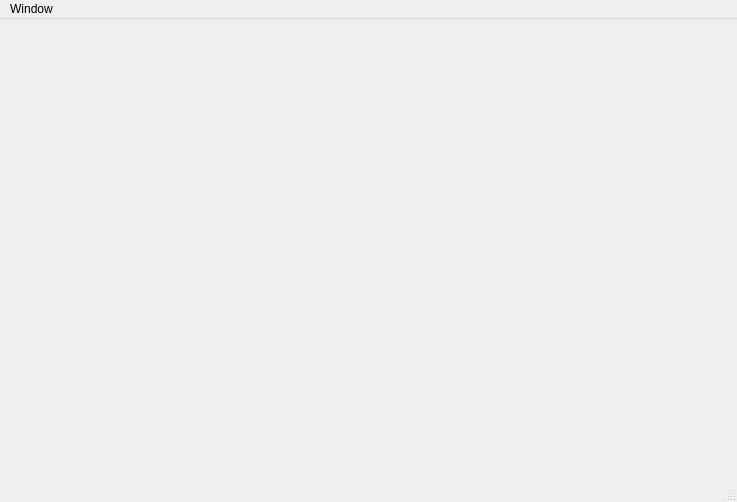
<?xml version="1.0" encoding="UTF-8"?>
<ui version="4.0">
 <class>HexWindow</class>
 <widget class="QMainWindow" name="HexWindow">
  <property name="geometry">
   <rect>
    <x>0</x>
    <y>0</y>
    <width>737</width>
    <height>502</height>
   </rect>
  </property>
  <property name="windowTitle">
   <string>MainWindow</string>
  </property>
  <widget class="QWidget" name="centralwidget">
   <layout class="QGridLayout" name="gridLayout">
    <item row="0" column="0">
     <widget class="QHexEdit" name="hexView" native="true"/>
    </item>
   </layout>
  </widget>
  <widget class="QMenuBar" name="menubar">
   <property name="geometry">
    <rect>
     <x>0</x>
     <y>0</y>
     <width>737</width>
     <height>22</height>
    </rect>
   </property>
   <widget class="QMenu" name="menuWindow">
    <property name="title">
     <string>Window</string>
    </property>
    <addaction name="actionClose"/>
   </widget>
   <addaction name="menuWindow"/>
  </widget>
  <widget class="QStatusBar" name="statusbar"/>
  <action name="actionClose">
   <property name="text">
    <string>Close</string>
   </property>
   <property name="shortcut">
    <string>Ctrl+W</string>
   </property>
  </action>
 </widget>
 <customwidgets>
  <customwidget>
   <class>QHexEdit</class>
   <extends>QWidget</extends>
   <header>qhexedit.h</header>
   <container>1</container>
  </customwidget>
 </customwidgets>
 <resources/>
 <connections>
  <connection>
   <sender>actionClose</sender>
   <signal>triggered()</signal>
   <receiver>HexWindow</receiver>
   <slot>close()</slot>
   <hints>
    <hint type="sourcelabel">
     <x>-1</x>
     <y>-1</y>
    </hint>
    <hint type="destinationlabel">
     <x>368</x>
     <y>250</y>
    </hint>
   </hints>
  </connection>
 </connections>
</ui>
